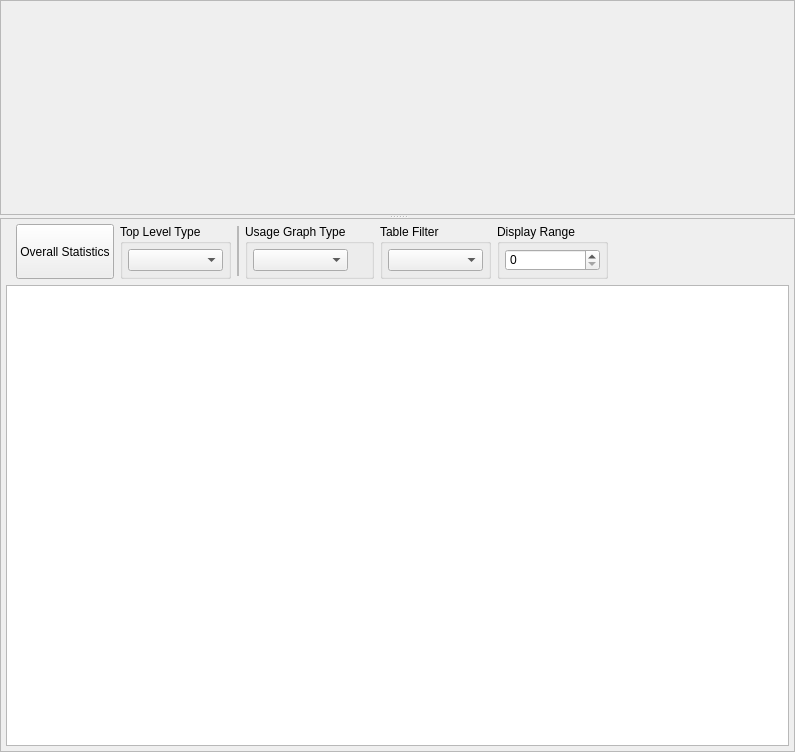
<?xml version="1.0" encoding="UTF-8"?>
<ui version="4.0">
 <class>ReplicaDataView</class>
 <widget class="QDialog" name="ReplicaDataView">
  <property name="geometry">
   <rect>
    <x>0</x>
    <y>0</y>
    <width>766</width>
    <height>752</height>
   </rect>
  </property>
  <property name="minimumSize">
   <size>
    <width>0</width>
    <height>0</height>
   </size>
  </property>
  <property name="windowTitle">
   <string>Replica Data View</string>
  </property>
  <property name="styleSheet">
   <string notr="true"/>
  </property>
  <layout class="QVBoxLayout" name="verticalLayout">
   <property name="spacing">
    <number>0</number>
   </property>
   <property name="leftMargin">
    <number>0</number>
   </property>
   <property name="topMargin">
    <number>0</number>
   </property>
   <property name="rightMargin">
    <number>0</number>
   </property>
   <property name="bottomMargin">
    <number>0</number>
   </property>
   <item>
    <widget class="QSplitter" name="splitter">
     <property name="sizePolicy">
      <sizepolicy hsizetype="Expanding" vsizetype="Expanding">
       <horstretch>0</horstretch>
       <verstretch>0</verstretch>
      </sizepolicy>
     </property>
     <property name="orientation">
      <enum>Qt::Vertical</enum>
     </property>
     <property name="opaqueResize">
      <bool>true</bool>
     </property>
     <property name="handleWidth">
      <number>3</number>
     </property>
     <property name="childrenCollapsible">
      <bool>false</bool>
     </property>
     <widget class="QFrame" name="frame">
      <property name="sizePolicy">
       <sizepolicy hsizetype="Preferred" vsizetype="Minimum">
        <horstretch>0</horstretch>
        <verstretch>0</verstretch>
       </sizepolicy>
      </property>
      <property name="frameShape">
       <enum>QFrame::StyledPanel</enum>
      </property>
      <property name="frameShadow">
       <enum>QFrame::Raised</enum>
      </property>
      <layout class="QVBoxLayout" name="verticalLayout_2">
       <property name="spacing">
        <number>0</number>
       </property>
       <property name="leftMargin">
        <number>0</number>
       </property>
       <property name="topMargin">
        <number>0</number>
       </property>
       <property name="rightMargin">
        <number>0</number>
       </property>
       <property name="bottomMargin">
        <number>5</number>
       </property>
       <item>
        <widget class="AreaChart::AreaChart" name="areaChart" native="true">
         <property name="sizePolicy">
          <sizepolicy hsizetype="Expanding" vsizetype="Expanding">
           <horstretch>0</horstretch>
           <verstretch>0</verstretch>
          </sizepolicy>
         </property>
         <property name="minimumSize">
          <size>
           <width>0</width>
           <height>100</height>
          </size>
         </property>
        </widget>
       </item>
      </layout>
     </widget>
     <widget class="QFrame" name="frame_4">
      <property name="sizePolicy">
       <sizepolicy hsizetype="Preferred" vsizetype="Preferred">
        <horstretch>0</horstretch>
        <verstretch>0</verstretch>
       </sizepolicy>
      </property>
      <property name="frameShape">
       <enum>QFrame::StyledPanel</enum>
      </property>
      <property name="frameShadow">
       <enum>QFrame::Raised</enum>
      </property>
      <layout class="QVBoxLayout" name="verticalLayout_3">
       <property name="leftMargin">
        <number>5</number>
       </property>
       <property name="topMargin">
        <number>5</number>
       </property>
       <property name="rightMargin">
        <number>5</number>
       </property>
       <property name="bottomMargin">
        <number>5</number>
       </property>
       <item>
        <layout class="QHBoxLayout" name="horizontalLayout_2">
         <item>
          <spacer name="horizontalSpacer_4">
           <property name="orientation">
            <enum>Qt::Horizontal</enum>
           </property>
           <property name="sizeType">
            <enum>QSizePolicy::Fixed</enum>
           </property>
           <property name="sizeHint" stdset="0">
            <size>
             <width>10</width>
             <height>20</height>
            </size>
           </property>
          </spacer>
         </item>
         <item>
          <widget class="QPushButton" name="showOverallStatistics">
           <property name="minimumSize">
            <size>
             <width>0</width>
             <height>55</height>
            </size>
           </property>
           <property name="maximumSize">
            <size>
             <width>16777215</width>
             <height>55</height>
            </size>
           </property>
           <property name="focusPolicy">
            <enum>Qt::NoFocus</enum>
           </property>
           <property name="toolTip">
            <string>Show total bandwidth usage statistics for the capture</string>
           </property>
           <property name="autoFillBackground">
            <bool>false</bool>
           </property>
           <property name="text">
            <string>Overall Statistics</string>
           </property>
          </widget>
         </item>
         <item>
          <widget class="QGroupBox" name="groupBox">
           <property name="sizePolicy">
            <sizepolicy hsizetype="Preferred" vsizetype="Fixed">
             <horstretch>0</horstretch>
             <verstretch>0</verstretch>
            </sizepolicy>
           </property>
           <property name="minimumSize">
            <size>
             <width>0</width>
             <height>55</height>
            </size>
           </property>
           <property name="maximumSize">
            <size>
             <width>16777215</width>
             <height>55</height>
            </size>
           </property>
           <property name="title">
            <string>Top Level Type</string>
           </property>
           <layout class="QVBoxLayout" name="verticalLayout_5">
            <property name="spacing">
             <number>0</number>
            </property>
            <property name="leftMargin">
             <number>5</number>
            </property>
            <property name="topMargin">
             <number>5</number>
            </property>
            <property name="rightMargin">
             <number>5</number>
            </property>
            <property name="bottomMargin">
             <number>5</number>
            </property>
            <item>
             <widget class="QComboBox" name="dataSelectionComboBox">
              <property name="sizePolicy">
               <sizepolicy hsizetype="Fixed" vsizetype="Expanding">
                <horstretch>0</horstretch>
                <verstretch>0</verstretch>
               </sizepolicy>
              </property>
              <property name="minimumSize">
               <size>
                <width>95</width>
                <height>0</height>
               </size>
              </property>
              <property name="editable">
               <bool>false</bool>
              </property>
             </widget>
            </item>
           </layout>
          </widget>
         </item>
         <item>
          <widget class="QFrame" name="frame_2">
           <property name="sizePolicy">
            <sizepolicy hsizetype="Preferred" vsizetype="Fixed">
             <horstretch>0</horstretch>
             <verstretch>0</verstretch>
            </sizepolicy>
           </property>
           <property name="minimumSize">
            <size>
             <width>0</width>
             <height>50</height>
            </size>
           </property>
           <property name="maximumSize">
            <size>
             <width>16777215</width>
             <height>50</height>
            </size>
           </property>
           <property name="frameShape">
            <enum>QFrame::StyledPanel</enum>
           </property>
           <property name="frameShadow">
            <enum>QFrame::Raised</enum>
           </property>
           <layout class="QVBoxLayout" name="verticalLayout_7">
            <property name="spacing">
             <number>0</number>
            </property>
            <property name="leftMargin">
             <number>0</number>
            </property>
            <property name="topMargin">
             <number>13</number>
            </property>
            <property name="rightMargin">
             <number>0</number>
            </property>
            <property name="bottomMargin">
             <number>0</number>
            </property>
           </layout>
          </widget>
         </item>
         <item>
          <widget class="QGroupBox" name="groupBox_2">
           <property name="sizePolicy">
            <sizepolicy hsizetype="Preferred" vsizetype="Fixed">
             <horstretch>0</horstretch>
             <verstretch>0</verstretch>
            </sizepolicy>
           </property>
           <property name="minimumSize">
            <size>
             <width>0</width>
             <height>55</height>
            </size>
           </property>
           <property name="maximumSize">
            <size>
             <width>16777215</width>
             <height>55</height>
            </size>
           </property>
           <property name="title">
            <string>Usage Graph Type</string>
           </property>
           <layout class="QVBoxLayout" name="verticalLayout_8">
            <property name="spacing">
             <number>0</number>
            </property>
            <property name="leftMargin">
             <number>5</number>
            </property>
            <property name="topMargin">
             <number>5</number>
            </property>
            <property name="rightMargin">
             <number>5</number>
            </property>
            <property name="bottomMargin">
             <number>5</number>
            </property>
            <item>
             <widget class="QComboBox" name="bandwidthUsageComboBox">
              <property name="sizePolicy">
               <sizepolicy hsizetype="Fixed" vsizetype="Expanding">
                <horstretch>0</horstretch>
                <verstretch>0</verstretch>
               </sizepolicy>
              </property>
              <property name="minimumSize">
               <size>
                <width>95</width>
                <height>0</height>
               </size>
              </property>
              <property name="editable">
               <bool>false</bool>
              </property>
             </widget>
            </item>
           </layout>
          </widget>
         </item>
         <item>
          <widget class="QGroupBox" name="groupBox_4">
           <property name="sizePolicy">
            <sizepolicy hsizetype="Preferred" vsizetype="Fixed">
             <horstretch>0</horstretch>
             <verstretch>0</verstretch>
            </sizepolicy>
           </property>
           <property name="minimumSize">
            <size>
             <width>0</width>
             <height>55</height>
            </size>
           </property>
           <property name="maximumSize">
            <size>
             <width>16777215</width>
             <height>55</height>
            </size>
           </property>
           <property name="title">
            <string>Table Filter</string>
           </property>
           <layout class="QVBoxLayout" name="verticalLayout_4">
            <property name="spacing">
             <number>0</number>
            </property>
            <property name="leftMargin">
             <number>5</number>
            </property>
            <property name="topMargin">
             <number>5</number>
            </property>
            <property name="rightMargin">
             <number>5</number>
            </property>
            <property name="bottomMargin">
             <number>5</number>
            </property>
            <item>
             <widget class="QComboBox" name="tableFilterComboBox">
              <property name="sizePolicy">
               <sizepolicy hsizetype="Fixed" vsizetype="Expanding">
                <horstretch>0</horstretch>
                <verstretch>0</verstretch>
               </sizepolicy>
              </property>
              <property name="minimumSize">
               <size>
                <width>95</width>
                <height>0</height>
               </size>
              </property>
             </widget>
            </item>
           </layout>
          </widget>
         </item>
         <item>
          <widget class="QGroupBox" name="groupBox_3">
           <property name="sizePolicy">
            <sizepolicy hsizetype="Preferred" vsizetype="Fixed">
             <horstretch>0</horstretch>
             <verstretch>0</verstretch>
            </sizepolicy>
           </property>
           <property name="minimumSize">
            <size>
             <width>0</width>
             <height>55</height>
            </size>
           </property>
           <property name="maximumSize">
            <size>
             <width>16777215</width>
             <height>55</height>
            </size>
           </property>
           <property name="title">
            <string>Display Range</string>
           </property>
           <layout class="QVBoxLayout" name="verticalLayout_9">
            <property name="spacing">
             <number>0</number>
            </property>
            <property name="leftMargin">
             <number>5</number>
            </property>
            <property name="topMargin">
             <number>5</number>
            </property>
            <property name="rightMargin">
             <number>5</number>
            </property>
            <property name="bottomMargin">
             <number>5</number>
            </property>
            <item>
             <widget class="QSpinBox" name="displayRange">
              <property name="sizePolicy">
               <sizepolicy hsizetype="Minimum" vsizetype="Expanding">
                <horstretch>0</horstretch>
                <verstretch>0</verstretch>
               </sizepolicy>
              </property>
              <property name="minimumSize">
               <size>
                <width>95</width>
                <height>0</height>
               </size>
              </property>
              <property name="minimum">
               <number>0</number>
              </property>
              <property name="maximum">
               <number>99999</number>
              </property>
             </widget>
            </item>
           </layout>
          </widget>
         </item>
         <item>
          <widget class="Driller::ReplicaDrillerConfigToolbar" name="drillerConfigToolbar" native="true">
           <property name="sizePolicy">
            <sizepolicy hsizetype="Preferred" vsizetype="Minimum">
             <horstretch>0</horstretch>
             <verstretch>0</verstretch>
            </sizepolicy>
           </property>
           <property name="minimumSize">
            <size>
             <width>175</width>
             <height>0</height>
            </size>
           </property>
           <property name="maximumSize">
            <size>
             <width>16777215</width>
             <height>55</height>
            </size>
           </property>
          </widget>
         </item>
         <item>
          <spacer name="horizontalSpacer_2">
           <property name="orientation">
            <enum>Qt::Horizontal</enum>
           </property>
           <property name="sizeType">
            <enum>QSizePolicy::Expanding</enum>
           </property>
           <property name="sizeHint" stdset="0">
            <size>
             <width>0</width>
             <height>20</height>
            </size>
           </property>
          </spacer>
         </item>
        </layout>
       </item>
       <item>
        <widget class="QTableView" name="tableView">
         <property name="sizePolicy">
          <sizepolicy hsizetype="Expanding" vsizetype="Expanding">
           <horstretch>0</horstretch>
           <verstretch>0</verstretch>
          </sizepolicy>
         </property>
         <property name="minimumSize">
          <size>
           <width>0</width>
           <height>0</height>
          </size>
         </property>
         <property name="maximumSize">
          <size>
           <width>16777215</width>
           <height>16777215</height>
          </size>
         </property>
         <property name="alternatingRowColors">
          <bool>true</bool>
         </property>
        </widget>
       </item>
      </layout>
     </widget>
    </widget>
   </item>
  </layout>
 </widget>
 <customwidgets>
  <customwidget>
   <class>AreaChart::AreaChart</class>
   <extends>QWidget</extends>
   <header>Woodpecker/Driller/AreaChart.hxx</header>
   <container>1</container>
  </customwidget>
  <customwidget>
   <class>Driller::ReplicaDrillerConfigToolbar</class>
   <extends>QWidget</extends>
   <header>Woodpecker/Driller/Replica/replicadrillerconfigtoolbar.hxx</header>
   <container>1</container>
  </customwidget>
 </customwidgets>
 <resources>
  <include location="../../../../../Framework/AzToolsFramework/AzToolsFramework/UI/LegacyFramework/Resources/sharedResources.qrc"/>
 </resources>
 <connections/>
</ui>
